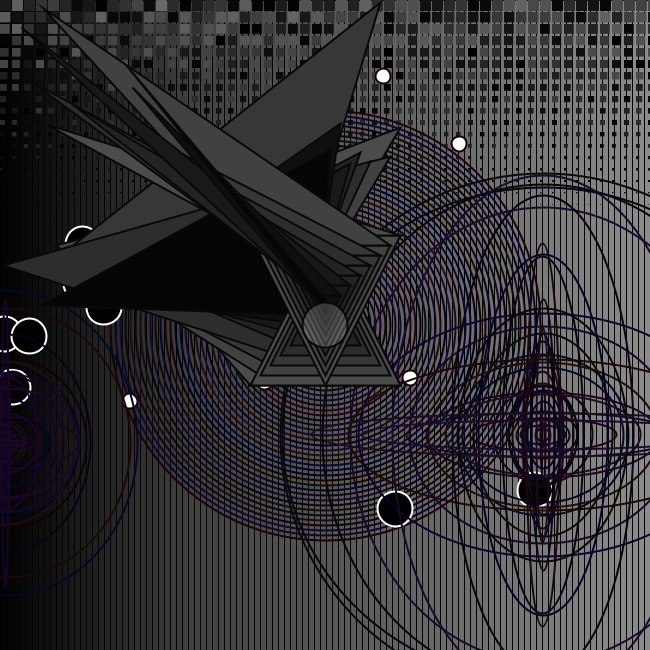
Frame 1 (no input)
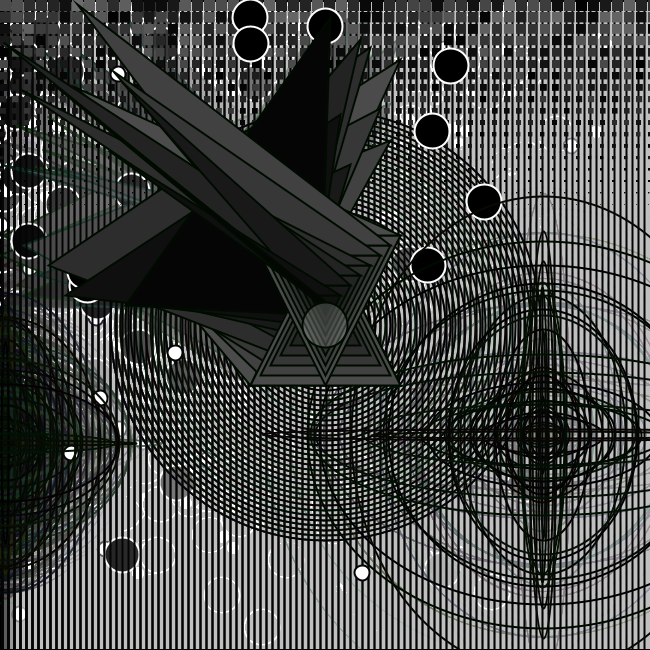
Frame 60 (the mouse pressed at the canvas centre just before this capture)
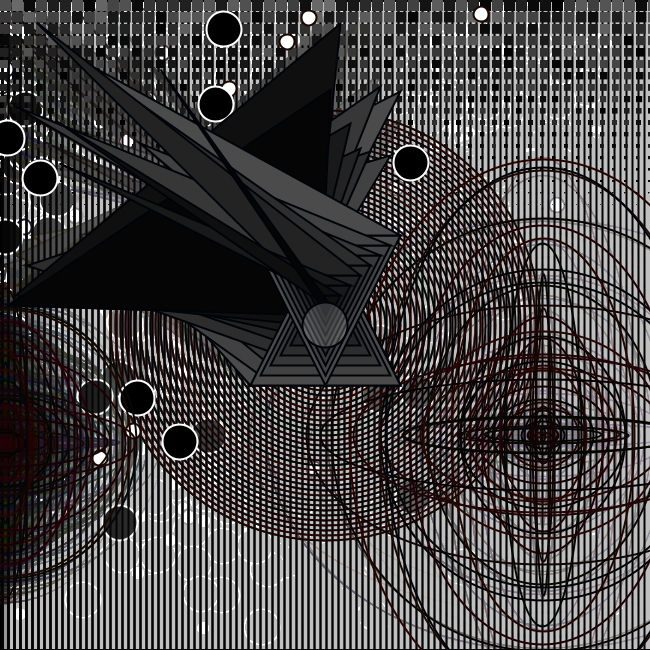
Frame 120 (the mouse held since frame 60 and released just before this capture)

The Processing sketch that drew these frames (run headless with seeded random() and noise(); from frame 60 on, the mouse is pressed at the canvas centre):

// Processing sketch: processing_36870
// ── processing_36870.pde

void setup(){
  
size(650, 650);
background(0);
frameRate(4);
}
void draw(){
  println(mouseX);
  println(mouseY);
float w= 0; 
float s= 0;
float r=random(1, 50);
float g=random(1, 50);
float b=random(1, 50);
float box_size = 11; 
float box_space = 12; 
int margin =0; 
int linex = width;
int lineSize = 5;
int x=0;
int sy=10;


//draw lines
int y=2;


while(y<width){
  fill(206, 201, 222, 2);
  stroke(4);
  rect(y, 0, 650, 650);
  y=y+6;
}


// Draw gray boxes 

noStroke(); 
 
for (int i = margin; i < height-margin; i += box_space){
  if(box_size > 0){
    for(int j = margin; j < width-margin; j+= box_space){
      fill(random(box_size)*10);
      rect(j, i, box_size, box_size);
    }
    box_size = box_size - 0.6;
  }
}

//draw concentric circle
while (w<height){
  smooth();
  noFill();
  strokeWeight(2);
  stroke(random(r), random(g), random(b));
  ellipse(width/2, height/2, w/1.5, w/1.5);
  w=w+15;
}
//random appearing circle
int newCircle= 300;
while (newCircle<height){
  smooth();
  fill(255);
  strokeWeight(2);
  ellipse(random(newCircle), random(newCircle), 15, 15);
  newCircle=newCircle+55;
}

//random black circle
//random appearing circle
int blackCircle= 300;
while (blackCircle<height){
  smooth();
  fill(0);
  stroke(255);
  strokeWeight(2);
  ellipse(random(blackCircle), random(blackCircle), 35, 35);
  blackCircle=blackCircle+30;
}


//right random circle
float c=0;
while (c<height){
  smooth();
  noFill();
  stroke(random(r), random(g), random(b));
  ellipse(5, 443, random(c/2), random(c/2));
  c=c+15;
}

//left random circle
float dog=0;
while (dog<height){
  smooth();
  noFill();
  stroke(random(r), random(g), random(b));
  ellipse(543, 435, random(dog/1), random(dog/1));
  dog=dog+15;
}

//draw trinagle
int centerx=width/2;
int centery=310;
int Triangle_scale=75;
int ax=centerx;
int bx=centerx-Triangle_scale;
int cx=centerx+Triangle_scale;
int ay=centery-Triangle_scale;
int by=centery+Triangle_scale;
int cy=by;
fill(Triangle_scale);
triangle(ax, ay, bx, by, cx, cy);
//random triangle
for(int i=Triangle_scale; i>0; i=i-10)
{
  bx=centerx-i;
  cx=centerx+i;
  ay=centery-i;
  by=centery+i;
  cy=by;
  fill(i);
  triangle(random(ax)/2, ay, bx, by, cx, random(cy)/2);
  
}
//regular triangle
for(int i=Triangle_scale; i>0; i=i-10)
{
  bx=centerx-i;
  cx=centerx+i;
  ay=centery-i;
  by=centery+i;
  cy=by;
  fill(i);
  triangle(ax, ay, bx, by, cx, cy);
  
}

//more triangles 
for(int i=Triangle_scale; i>0; i=i-10)
{
  bx=centerx+i;
  cx=centerx-i;
  ay=centery+i;
  by=centery-i;
  cy=by;
  fill(i);
  triangle((ax), (ay), bx, by, cx, cy);
}


//random triangle
for(int i=Triangle_scale; i>0; i=i-10)
{
  bx=centerx+i;
  cx=centerx-i;
  ay=centery+i;
  by=centery-i;
  cy=by;
  fill(i);
  triangle(random(ax/2), random(ay/2), bx, by, cx, cy);
}

rectangles:




//freaking cirlces
fill(255, 50);
ellipse (width/2, height/2, 45, 45);

}
